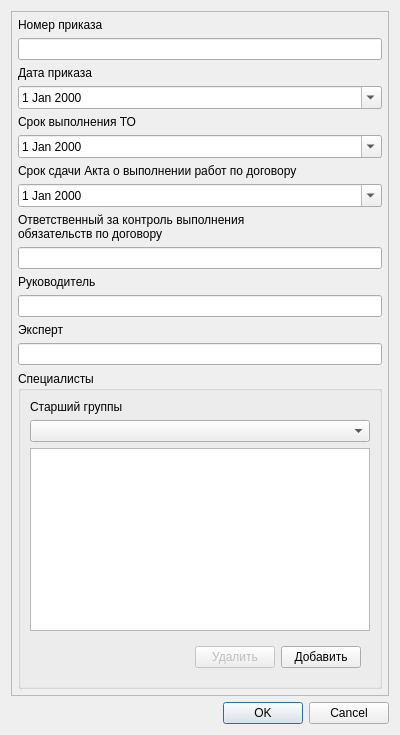
<?xml version="1.0" encoding="UTF-8"?>
<ui version="4.0">
 <class>OrderForm</class>
 <widget class="QDialog" name="OrderForm">
  <property name="geometry">
   <rect>
    <x>0</x>
    <y>0</y>
    <width>400</width>
    <height>735</height>
   </rect>
  </property>
  <property name="windowTitle">
   <string>Приказ</string>
  </property>
  <layout class="QVBoxLayout" name="verticalLayout">
   <item>
    <widget class="QScrollArea" name="scrollArea">
     <property name="widgetResizable">
      <bool>true</bool>
     </property>
     <widget class="QWidget" name="scrollAreaWidgetContents">
      <property name="geometry">
       <rect>
        <x>0</x>
        <y>0</y>
        <width>364</width>
        <height>704</height>
       </rect>
      </property>
      <layout class="QVBoxLayout" name="verticalLayout_2">
       <property name="leftMargin">
        <number>6</number>
       </property>
       <property name="topMargin">
        <number>6</number>
       </property>
       <property name="rightMargin">
        <number>6</number>
       </property>
       <property name="bottomMargin">
        <number>6</number>
       </property>
       <item>
        <widget class="QLabel" name="label">
         <property name="text">
          <string>Номер приказа</string>
         </property>
        </widget>
       </item>
       <item>
        <widget class="QLineEdit" name="edtNumber"/>
       </item>
       <item>
        <widget class="QLabel" name="label_2">
         <property name="text">
          <string>Дата приказа</string>
         </property>
        </widget>
       </item>
       <item>
        <widget class="QDateEdit" name="edtDate">
         <property name="calendarPopup">
          <bool>true</bool>
         </property>
        </widget>
       </item>
       <item>
        <widget class="QLabel" name="label_3">
         <property name="text">
          <string>Срок выполнения ТО</string>
         </property>
        </widget>
       </item>
       <item>
        <widget class="QDateEdit" name="edtTODate">
         <property name="calendarPopup">
          <bool>true</bool>
         </property>
        </widget>
       </item>
       <item>
        <widget class="QLabel" name="label_4">
         <property name="text">
          <string>Срок сдачи Акта о выполнении работ по договору</string>
         </property>
        </widget>
       </item>
       <item>
        <widget class="QDateEdit" name="edtActDate">
         <property name="calendarPopup">
          <bool>true</bool>
         </property>
        </widget>
       </item>
       <item>
        <widget class="QLabel" name="label_5">
         <property name="text">
          <string>Ответственный за контроль выполнения
обязательств по договору</string>
         </property>
        </widget>
       </item>
       <item>
        <widget class="QLineEdit" name="edtController"/>
       </item>
       <item>
        <widget class="QLabel" name="label_7">
         <property name="text">
          <string>Руководитель</string>
         </property>
        </widget>
       </item>
       <item>
        <widget class="QLineEdit" name="edtManager"/>
       </item>
       <item>
        <widget class="QLabel" name="label_8">
         <property name="text">
          <string>Эксперт</string>
         </property>
        </widget>
       </item>
       <item>
        <widget class="QLineEdit" name="edtExpert"/>
       </item>
       <item>
        <widget class="QGroupBox" name="groupBox">
         <property name="title">
          <string>Специалисты</string>
         </property>
         <layout class="QVBoxLayout" name="verticalLayout_3">
          <item>
           <widget class="QLabel" name="label_6">
            <property name="text">
             <string>Старший группы</string>
            </property>
           </widget>
          </item>
          <item>
           <widget class="SpecialistComboBox" name="cmbHeadSpecialist"/>
          </item>
          <item>
           <widget class="QListView" name="lstSpecialists"/>
          </item>
          <item>
           <widget class="QWidget" name="widget" native="true">
            <layout class="QHBoxLayout" name="horizontalLayout">
             <item>
              <spacer name="horizontalSpacer">
               <property name="orientation">
                <enum>Qt::Horizontal</enum>
               </property>
               <property name="sizeHint" stdset="0">
                <size>
                 <width>40</width>
                 <height>20</height>
                </size>
               </property>
              </spacer>
             </item>
             <item>
              <widget class="QPushButton" name="btnDeleteSpecialist">
               <property name="enabled">
                <bool>false</bool>
               </property>
               <property name="text">
                <string>Удалить</string>
               </property>
              </widget>
             </item>
             <item>
              <widget class="QPushButton" name="btnAddSpecialist">
               <property name="text">
                <string>Добавить</string>
               </property>
              </widget>
             </item>
            </layout>
           </widget>
          </item>
         </layout>
        </widget>
       </item>
      </layout>
     </widget>
    </widget>
   </item>
   <item>
    <widget class="QDialogButtonBox" name="buttonBox">
     <property name="orientation">
      <enum>Qt::Horizontal</enum>
     </property>
     <property name="standardButtons">
      <set>QDialogButtonBox::Cancel|QDialogButtonBox::Ok</set>
     </property>
    </widget>
   </item>
  </layout>
 </widget>
 <customwidgets>
  <customwidget>
   <class>SpecialistComboBox</class>
   <extends>QComboBox</extends>
   <header>models/specialist.h</header>
  </customwidget>
 </customwidgets>
 <resources/>
 <connections>
  <connection>
   <sender>buttonBox</sender>
   <signal>accepted()</signal>
   <receiver>OrderForm</receiver>
   <slot>accept()</slot>
   <hints>
    <hint type="sourcelabel">
     <x>248</x>
     <y>254</y>
    </hint>
    <hint type="destinationlabel">
     <x>157</x>
     <y>274</y>
    </hint>
   </hints>
  </connection>
  <connection>
   <sender>buttonBox</sender>
   <signal>rejected()</signal>
   <receiver>OrderForm</receiver>
   <slot>reject()</slot>
   <hints>
    <hint type="sourcelabel">
     <x>316</x>
     <y>260</y>
    </hint>
    <hint type="destinationlabel">
     <x>286</x>
     <y>274</y>
    </hint>
   </hints>
  </connection>
 </connections>
</ui>
